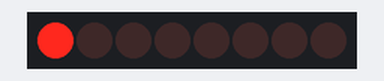
Simulated run of this sketch. Board: Arduino Uno, built with avr-gcc and run on an emulated ATmega328P. Parts: 8 shift-register outputs drawn as a row of LEDs (first output left, lit = HIGH). Wiring (inferred from the names in the program): shift register (74HC595): data pin 2; shift clock pin 3; latch pin 4. Wiring (inferred from the signals the program sends): row of LEDs: on Q0, Q1, Q2, Q3, Q4, Q5, Q6, Q7. Random numbers use the default seed unless the sketch sets one.

Above: at 0.3 s.
At 5.1 s:
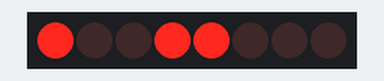
At 10.1 s:
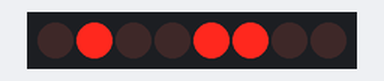
At 19.91 s:
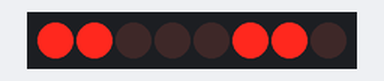
At 29.71 s:
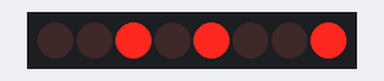
At 39.72 s:
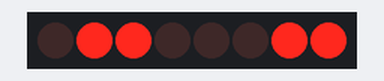
Timing chart, 0 to 40.0 s (numbered marks = the images above):
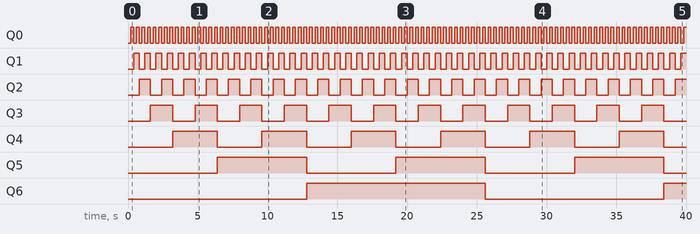

The sketch:

sketch-shift_register.ino
```cpp
  int data = 2; //pins for serial communication w/shift register
  int clock = 3;
  int latch = 4;

  int ledState = 0;
  const int ON = HIGH;
  const int OFF = LOW;
  int randomNum = random(1,7);


void setup()
{
  pinMode(data,OUTPUT);
  pinMode(clock,OUTPUT);
  pinMode(latch,OUTPUT);

}

void updateLEDs(int value)
{
  digitalWrite(latch,LOW);
  shiftOut(data, clock, MSBFIRST, value);
  digitalWrite(latch, HIGH);
}

/*
void updateLEDsLong(int value)
{
  digitalWrite(latch, LOW);
  for (int i = 0; i < 8; i++)
  {
    int bit = value & B10000000;
    value = value << 1;
    if (bit == 128)
    {
      digitalWrite(data, HIGH);
    }
    else
    {
      digitalWrite(data, LOW);
    }
    digitalWrite(clock, HIGH);
    delay(1);
    digitalWrite(clock, LOW);
  }
  digitalWrite(latch, HIGH);
}
*/
void loop()
{
  int dtime = 100;
  for (int i = 0; i < 256; i++)
  {
    updateLEDs(i);
    delay(100*randomNum);
  }
}
```

Measured:
- by itself, Q0: alternates HIGH for 0.20 s and LOW for 0.20 s
- by itself, Q1: alternates HIGH for 0.40 s and LOW for 0.40 s
- by itself, Q2: alternates HIGH for 0.80 s and LOW for 0.80 s
- by itself, Q3: alternates HIGH for 1.6 s and LOW for 1.6 s
- by itself, Q4: alternates HIGH for 3.2 s and LOW for 3.2 s
- by itself, Q5: alternates HIGH for 6.4 s and LOW for 6.4 s
- by itself, Q6: LOW → HIGH at 12.8 s, → LOW 12.8 s later, → HIGH 12.8 s later
